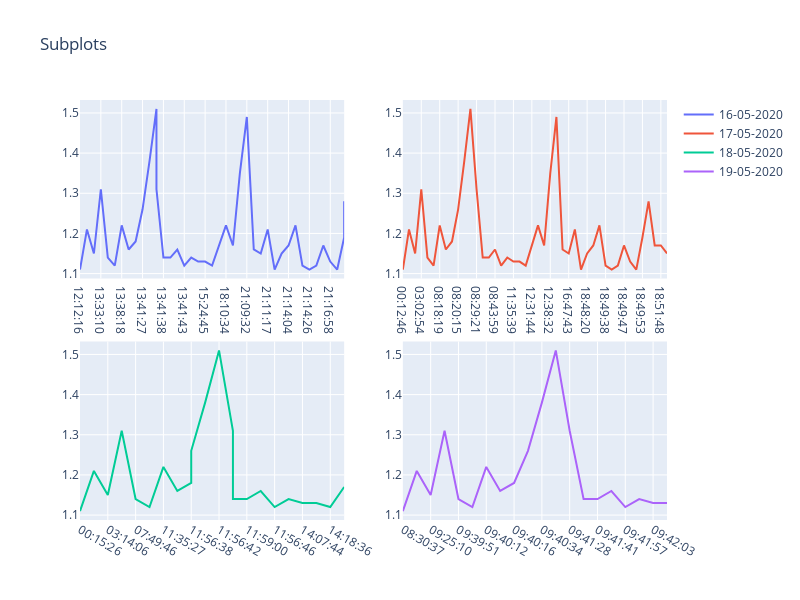

Write notebook code for a chart like this one.
### Markdown cell above
### Subplots

### Code cell
from plotly.subplots import make_subplots

fig = make_subplots(rows=2, cols=2)

fig.add_trace(
    go.Scatter(x=pd.DataFrame(days['16-05-2020'])['Time'], y=df['G-Force'], name="16-05-2020"),
    row=1, col=1
)

fig.add_trace(
    go.Scatter(x=pd.DataFrame(days['17-05-2020'])['Time'], y=df['G-Force'], name="17-05-2020"),
    row=1, col=2
)


fig.add_trace(
    go.Scatter(x=pd.DataFrame(days['18-05-2020'])['Time'], y=df['G-Force'], name="18-05-2020"),
    row=2, col=1
)

fig.add_trace(
    go.Scatter(x=pd.DataFrame(days['19-05-2020'])['Time'], y=df['G-Force'], name="19-05-2020"),
    row=2, col=2
)

fig.update_layout(height=600, width=800, title_text="Subplots")
fig.show()

### Figure 1 — Plotly figure (JSON) as saved in the notebook; plotly's stock layout.template omitted (floating-point values rounded to 4 significant figures; data arrays with more than 128 entries replaced by an {"elided": "..."} marker saying what was removed)
{"data": [{"name": "16-05-2020", "type": "scatter", "x": ["12:12:16", "13:28:54", "13:33:08", "13:33:10", "13:33:11", "13:33:14", "13:38:18", "13:38:19", "13:38:26", "13:41:27", "13:41:28", "13:41:31", "13:41:31", "13:41:38", "13:41:39", "13:41:42", "13:41:43", "15:17:58", "15:24:41", "15:24:45", "15:24:49", "18:10:18", "18:10:34", "20:21:51", "20:52:02", "21:09:32", "21:10:53", "21:11:01", "21:11:17", "21:11:25", "21:14:03", "21:14:04", "21:14:07", "21:14:08", "21:14:26", "21:14:32", "21:14:38", "21:16:58", "21:28:11", "23:52:44", "23:52:44"], "xaxis": "x", "y": {"elided": "4126 float values"}, "yaxis": "y"}, {"name": "17-05-2020", "type": "scatter", "x": ["00:12:46", "00:12:51", "00:13:57", "03:02:54", "03:14:16", "03:14:18", "08:18:19", "08:20:10", "08:20:12", "08:20:15", "08:20:24", "08:29:15", "08:29:21", "08:38:55", "08:41:31", "08:43:59", "08:49:15", "11:19:31", "11:35:39", "12:31:41", "12:31:43", "12:31:44", "12:34:00", "12:38:28", "12:38:32", "13:38:20", "16:47:42", "16:47:43", "17:36:34", "18:43:42", "18:48:20", "18:49:35", "18:49:36", "18:49:38", "18:49:39", "18:49:46", "18:49:47", "18:49:48", "18:49:50", "18:49:53", "18:50:58", "18:51:33", "18:51:48", "18:59:31"], "xaxis": "x2", "y": {"elided": "4126 float values"}, "yaxis": "y2"}, {"name": "18-05-2020", "type": "scatter", "x": ["00:15:26", "00:15:27", "03:14:06", "03:14:09", "07:49:46", "11:35:24", "11:35:27", "11:35:29", "11:56:38", "11:56:38", "11:56:39", "11:56:42", "11:56:43", "11:56:43", "11:59:00", "11:55:07", "11:56:46", "13:47:21", "14:07:44", "14:15:54", "14:18:36", "21:10:46"], "xaxis": "x3", "y": {"elided": "4126 float values"}, "yaxis": "y3"}, {"name": "19-05-2020", "type": "scatter", "x": ["08:30:37", "09:25:06", "09:25:10", "09:39:44", "09:39:51", "09:40:11", "09:40:12", "09:40:14", "09:40:16", "09:40:27", "09:40:34", "09:40:36", "09:41:28", "09:41:31", "09:41:41", "09:41:56", "09:41:57", "09:42:00", "09:42:03", "09:42:04"], "xaxis": "x4", "y": {"elided": "4126 float values"}, "yaxis": "y4"}], "layout": {"height": 600, "title": {"text": "Subplots"}, "width": 800, "xaxis": {"anchor": "y", "domain": [0, 0.45]}, "xaxis2": {"anchor": "y2", "domain": [0.55, 1]}, "xaxis3": {"anchor": "y3", "domain": [0, 0.45]}, "xaxis4": {"anchor": "y4", "domain": [0.55, 1]}, "yaxis": {"anchor": "x", "domain": [0.575, 1]}, "yaxis2": {"anchor": "x2", "domain": [0.575, 1]}, "yaxis3": {"anchor": "x3", "domain": [0, 0.425]}, "yaxis4": {"anchor": "x4", "domain": [0, 0.425]}}}
